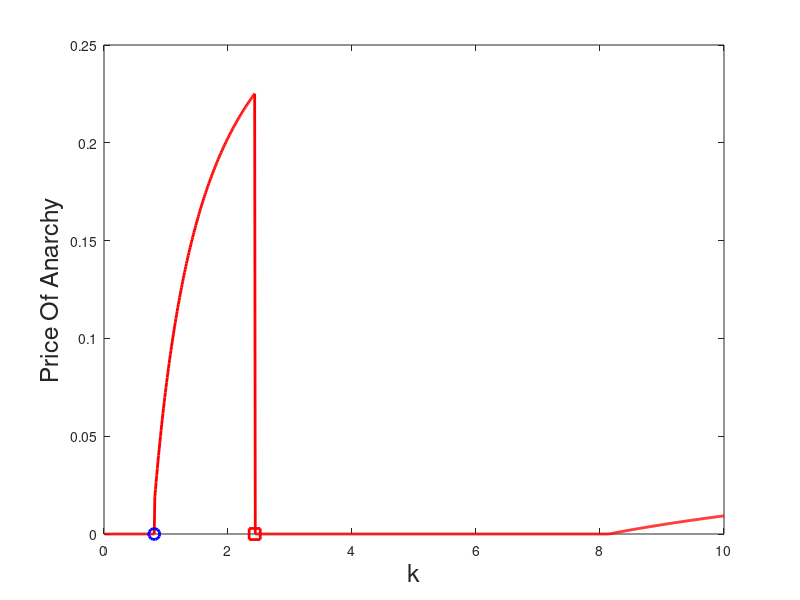

Recreate this plot in MATLAB. (Note: this script raises an error after producing the figure.)
% price of anarchy
% self-optimiation vs overall
% thrshold based discrete B
clear
lambda = 7;
mu = 1; % local service rate
c = 10; %cost efficient
k = .01:.01:10;
priceOfAnarchy = zeros(1, length(k));
rho = lambda / mu;

for i = 1 : length(k)
    if rho == 1
        W = 1/2;
    else
        W = rho/(1-rho) + rho/log(rho);
    end
    if k(i) < W/3
        % self-optimization Bs = 0
        T_u = k(i) * lambda^2/c^2;
        % overall B_g = 0
        T_g = k(i) * lambda^2/c^2;
    elseif (k(i) >= W/3) && (k(i) < W)
        % self-optimization  Bs = 0
        T_u = k(i) * lambda^2/c^2;
        % overall optimization
        if rho == 1
            x_opt = (6*k(i)*lambda^3/c^2)^(1/4) - 1;
        else
            myfun = @(x) (3.*k(i).*lambda.^3.*(1-rho).^3./(c.^2.*rho.^3)).*(1 + 1./(rho.^(x+1)-1)).^2 + (rho.^(x+1)-1)./log(rho) - x - 1;
            x_opt = fzero(myfun, [-0.9 200]);
        end
        if x_opt < 0
            B = 0;
        else
            B = floor(x_opt):floor(x_opt)+1;
            %B = x_opt;
        end
        if rho ~= 1
            pi_0 = (1 - rho)./(1 - rho.^(B+1));
            pi_B = (rho.^B - rho.^(B+1))./(1 - rho.^(B+1));
            E_Q = pi_0 .* rho .* ( 1 - rho.^B)./(1-rho).^2 - B .* rho.^(B+1).*pi_0 ./ (1 - rho);
            E_Q1 = (B+1)./(rho.^(B+1) - 1) + B + 1/(1 - rho);
        else
            pi_B = 1 ./ (B+1);
            E_Q = B./ 2;
        end
        T_g  =  E_Q./lambda + k(i).*lambda^2 .* pi_B.^3 ./ c^2;
    else
        % self-optimization
        if rho == 1
            x_opt = (2*k(i)*lambda^3/c^2)^(1/4) - 1;
        else
            myfun1 = @(x) (k(i).*lambda.^3.*(1-rho).^3./(c.^2.*rho.^3)).*(1 + 1./(rho.^(x+1)-1)).^2 + (rho.^(x+1)-1)./log(rho) - x - 1;
            x_opt = fzero(myfun1, [-0.9 200]);
        end
        if x_opt < 0
            Bs = 0;
        else
            Bs = floor(x_opt):floor(x_opt)+1;
            %Bs = x_opt;
        end
        if rho ~= 1
            pi_0s = (1 - rho)./(1 - rho.^(Bs+1));
            pi_Bs = (rho.^Bs - rho.^(Bs+1))./(1 - rho.^(Bs+1));
            E_Qs = pi_0s .* rho .* ( 1 - rho.^Bs)./(1-rho).^2 - Bs .* rho.^(Bs+1).*pi_0s ./ (1 - rho);
            E_Q1 = (Bs + 1)./(rho.^(Bs+1) - 1) + Bs + 1/(1 - rho);
        else
            pi_Bs = 1 ./ (Bs+1);
            E_Qs = Bs./ 2;
        end
        T_u  =  E_Qs./lambda + k(i).*lambda^2 .* pi_Bs.^3 ./ c^2;
        
        % overall optimization
        if rho == 1
            x_opt = (6*k(i)*lambda^3/c^2)^(1/4) - 1;
        else
            myfun2 = @(x) (3.*k(i).*lambda.^3.*(1-rho).^3./(c.^2.*rho.^3)).*(1 + 1./(rho.^(x+1)-1)).^2 + (rho.^(x+1)-1)./log(rho) - x - 1;
            x_opt = fzero(myfun2, [-0.9 200]);
        end
        if x_opt < 0
            B = 0;
        else
            B = floor(x_opt):floor(x_opt)+1;
            %B = x_opt;
        end
        if rho ~= 1
            pi_0 = (1 - rho)./(1 - rho.^(B+1));
            pi_B = (rho.^B - rho.^(B+1))./(1 - rho.^(B+1));
            E_Q = pi_0 .* rho .* ( 1 - rho.^B)./(1-rho).^2 - B .* rho.^(B+1).*pi_0 ./ (1 - rho);
            E_Q1 = (B+1)./(rho.^(B+1) - 1) + B + 1/(1 - rho);
        else
            pi_B = 1 ./ (B+1);
            E_Q = B./ 2;
        end
        T_g  =  E_Q./lambda + k(i).*lambda^2 .* pi_B.^3 ./ c^2;
    end
    % price of anarchy
    priceOfAnarchy(i) = 1 - min(T_g)/min(T_u);
end

figure(355585)
plot(k, priceOfAnarchy, 'r','LineWidth',2,'MarkerSize',2)
hold on
plot(W/3,0, 'b-o','LineWidth',2,'MarkerSize',8)
plot(W,0, 'r-s','LineWidth',2,'MarkerSize',8)
xlabel('k','FontSize',18)
ylabel('Price Of Anarchy','FontSize',18)
title('threshold: \rho = ' + string(rho) + ', c = ' + string(c) + ', \lambda = ' + string(lambda) + ', \mu =' + string(mu),'FontSize',14)
set(gca,'fontsize',15) 
grid on
